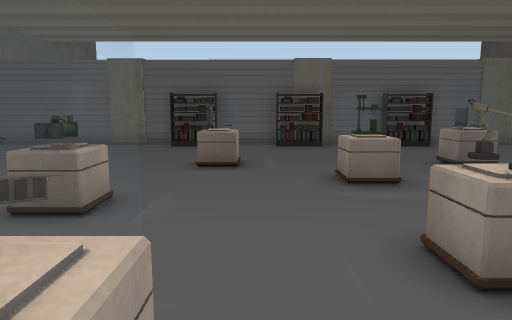
[1] (above)

16 first-person views from a walk through a scene from a Unity 3-D project. The camera is 1.5 m above the floor, tilts 8° down and sees 70° across. The floor is counted in squares, 1 m on a side. Each view is taken from the middle of a square. On the plan, view 1 faces up. The plan holds only what a view shows up to about 16 squares ahead; the rest is blank. The place goes on beyond the plan. The player is left out. Some surface patterns are stand-ins.

[2]
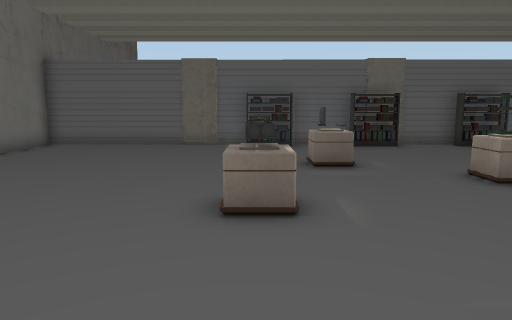

[3]
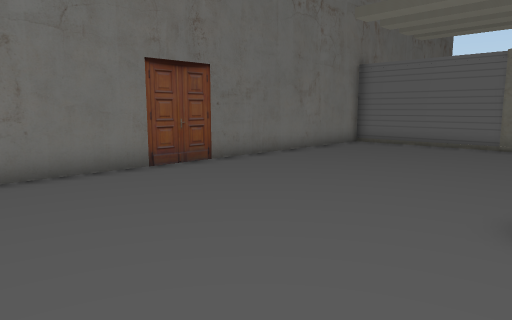

[4]
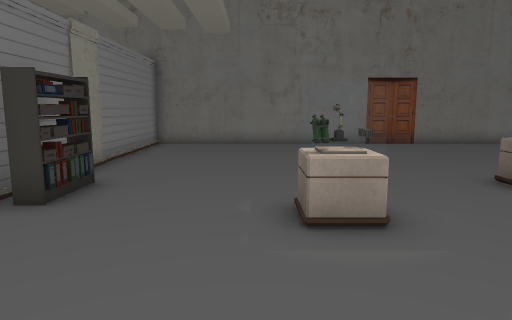

[5]
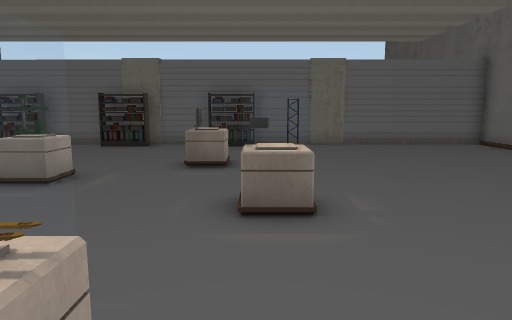

[6]
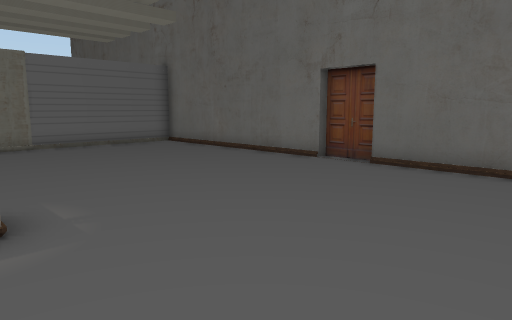

[7]
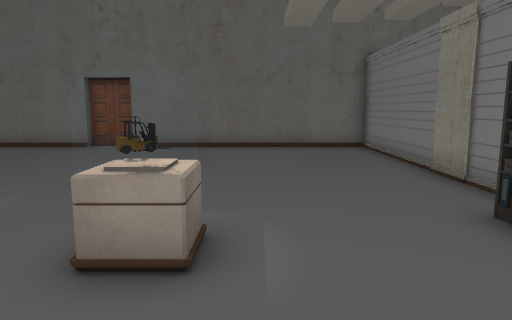

[8]
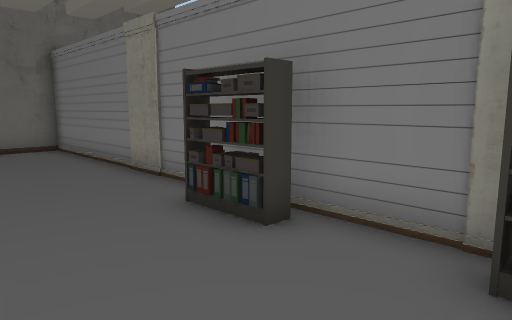

[9]
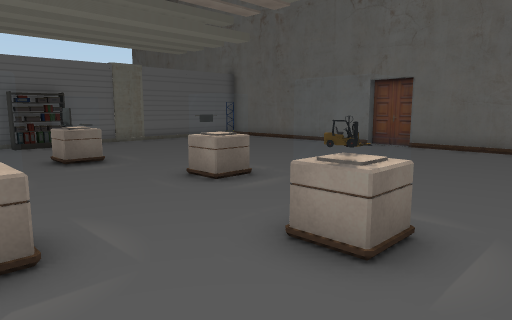

[10]
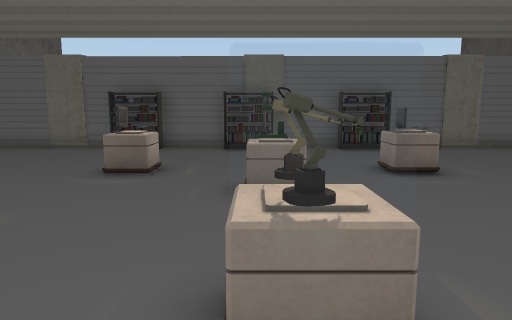

[11]
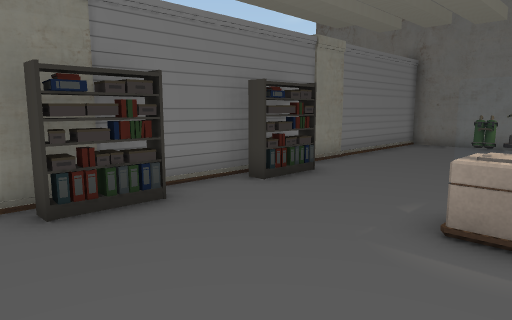

[12]
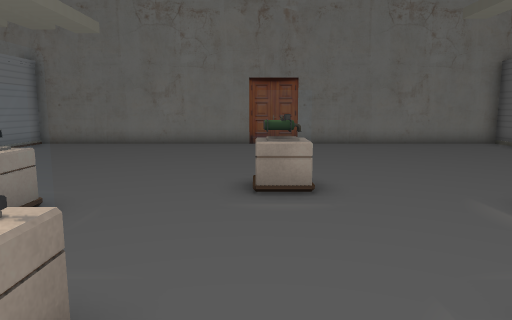

[13]
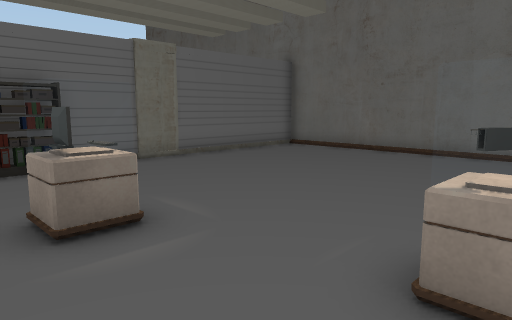

[14]
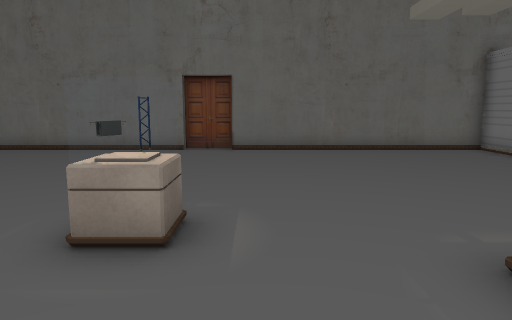

[15]
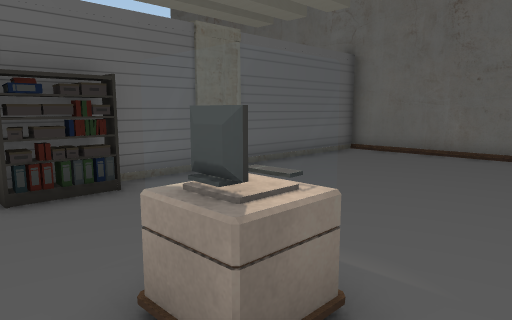

[16]
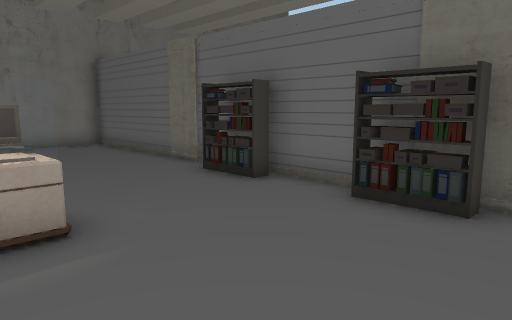

### Floor plan
Points are (right, up) in squares from view 1. A wall is a line through its corners. A room is listed if a view was taken in it or the views show most of it. See-through windows are left out.
Room 1 (views 1, 2, 3, 4, 5, 6, 7, 8, 9, 10, 11, 12, 13, 14, 15, 16)
walls: (2.9, 7.6) (2, 7.6); (2.1, 7.4) (2.1, 8); (2.5, 8) (2.5, 7.4); (2.6, 3.5) (2.1, 3.5); (2.6, 3.5) (2.1, 3.6); (2.7, 3.1) (2.1, 2.9); (2.6, 3.1) (2.1, 2.8); (2.8, 3) (2.1, 3); (7.3, 5.5) (6.7, 5.7); (-2.4, 5.2) (-3.3, 5.1); (-0.7, 10.1) (-0.7, 9.6) (-1.3, 9.6) (-1.2, 10.2) (-1.2, 9.6); (-2.6, 5.6) (-3.1, 5.6); (-0.7, 1.7) (-0.7, 0.6) (-1.5, 0.6); (-2.7, 6) (-2.7, 5); (4.5, 15.3) (2.4, 15.3); (0.5, 15.3) (-1.6, 15.3); (2.5, -4.3) (16.4, -4.3) (16.4, 4.9); (-3.3, 15.3) (-11.7, 15.3) (-11.7, -4.3) (-3.4, -4.3); (-1.5, -4.3) (0.3, -4.3); (16.8, 4.9) (16.8, 6.6) (16.4, 6.6) (16.4, 15.3) (7.4, 15.3)
low walls: (2.9, 7.2) (2.1, 7.2); (1.8, 7.4) (1.8, 8.2); (2.9, 8.2) (2.9, 7.4) (2.1, 7.4); (2.9, 2.8) (2.1, 2.8) (2.1, 3.8) (2.5, 3.8); (1.8, 3) (1.8, 3.8); (6.8, 5) (6.8, 6); (5.2, 9.6) (5.2, 10.4); (6.2, 9.3) (5.4, 9.3); (7.6, 5.4) (7, 5.4); (-0.7, 9.3) (-1.3, 9.3); (7.9, 5) (7, 5) (7, 5.9); (6.2, 1.7) (6.2, 0.9) (5.4, 0.9) (5.4, 1.5); (-2.4, 6) (-2.4, 5.2); (6.2, 10.4) (6.2, 9.6) (5.4, 9.6) (5.4, 10.1); (-2.4, 5) (-3.5, 5); (-0.5, 1.7) (-0.5, 0.6); (5.2, 0.9) (5.2, 1.7); (-0.5, 10.4) (-0.5, 9.6); (-1.5, 9.6) (-1.5, 10.2); (-1.5, 1.7) (-0.7, 1.7); (6.3, 0.6) (5.4, 0.6)
objects: other object (-3, -4) to (-2, -4); other object (-3, 15) to (-2, 15); other object (1, -4) to (2, -4); other object (1, 15) to (2, 15); other object (5, 15) to (7, 15); other object (6, -4)

Positions as (right, up) in squares from view 1, and headings:
1: (0, 0), facing up
2: (-3, 0), facing up
3: (-3, 0), facing up-left
4: (4, 0), facing left
5: (7, 0), facing up
6: (7, 0), facing up-right
7: (2, 0), facing right
8: (2, 0), facing down-right
9: (2, -1), facing up-right
10: (2, 1), facing up
11: (4, 2), facing down-left
12: (4, 5), facing left
13: (4, 5), facing up-right
14: (3, 4), facing right
15: (4, 8), facing up-right
16: (4, 9), facing up-left
